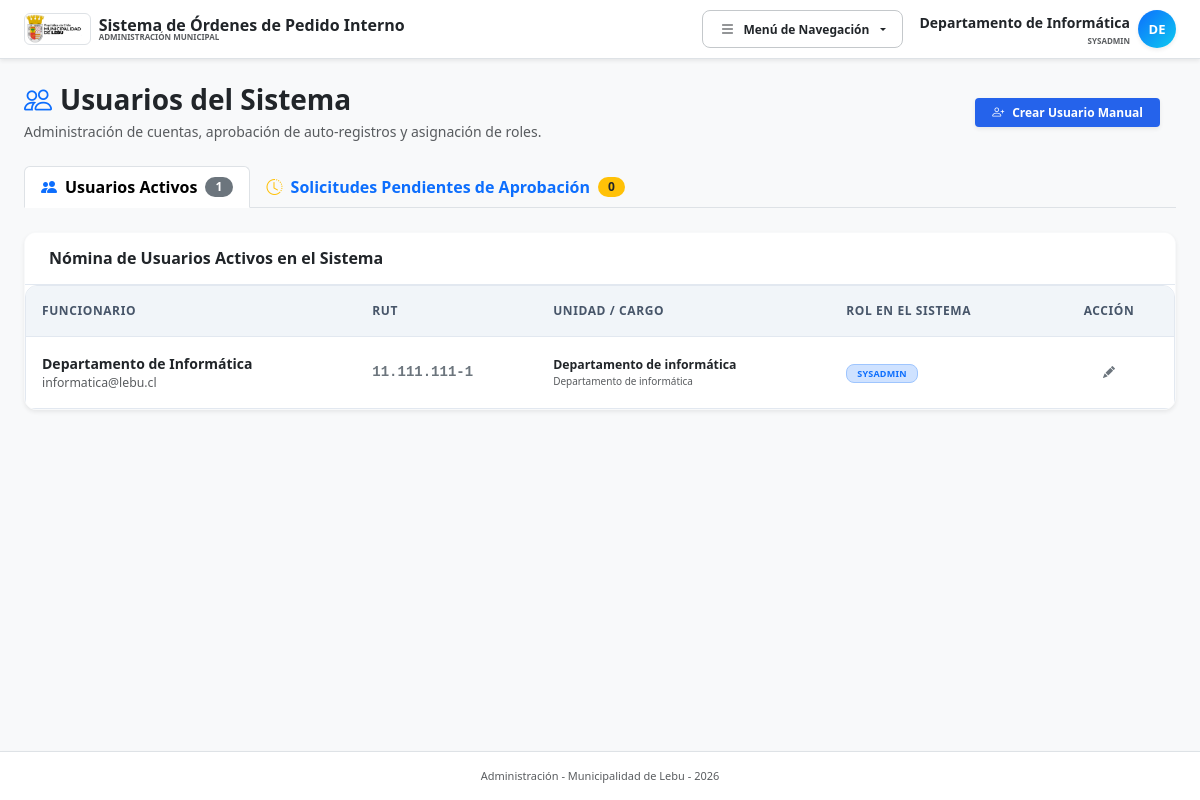
/usuarios.php (signed in), run on an earlier commit of the app's database.
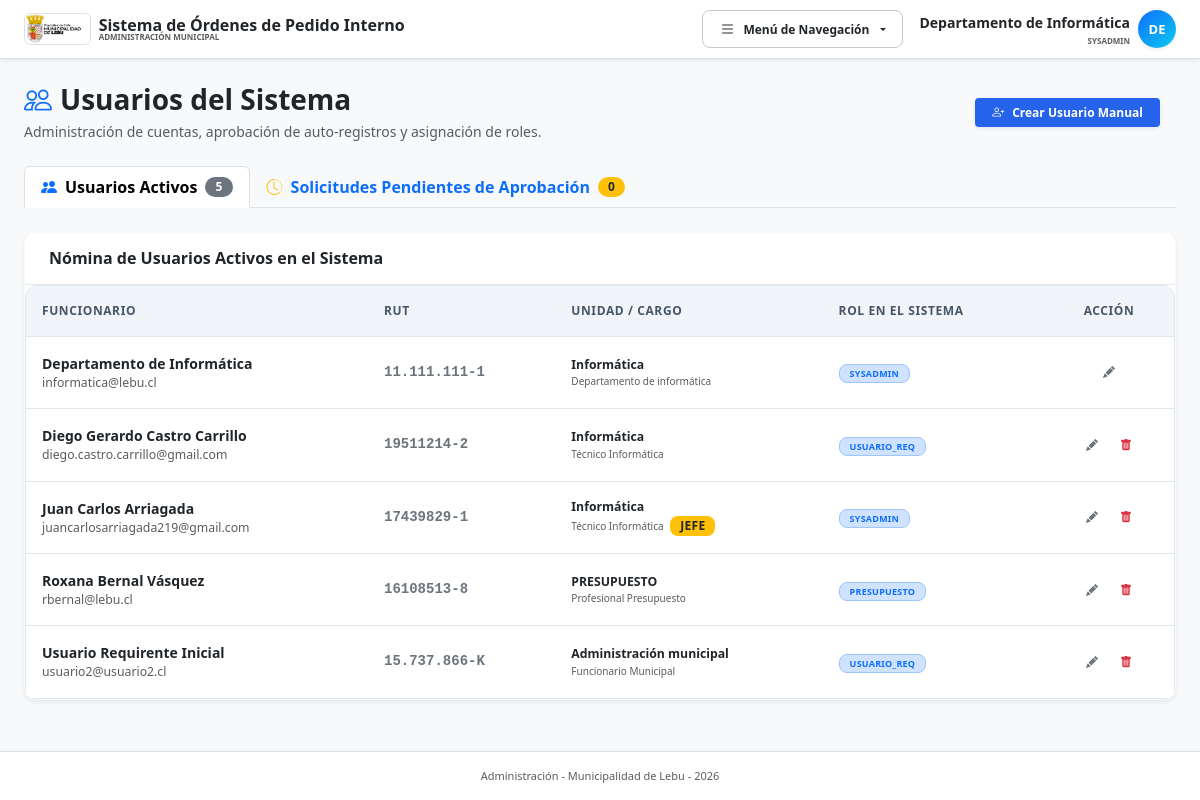
And on a later commit of the database.
### tables this page shows
CREATE TABLE `usuarios` (
  `id` int NOT NULL AUTO_INCREMENT,
  `unidad_id` int NOT NULL,
  `rol_id` int NOT NULL,
  `rut` varchar(12) NOT NULL,
  `nombre_completo` varchar(150) NOT NULL,
  `email` varchar(150) NOT NULL,
  `password_hash` varchar(255) DEFAULT NULL,
  `es_jefe_unidad` tinyint(1) DEFAULT '0',
  `activo` tinyint(1) DEFAULT '1',
  `cargo` varchar(150) DEFAULT NULL,
  `token_verificacion` varchar(100) DEFAULT NULL,
  `email_verificado` tinyint(1) NOT NULL DEFAULT '0',
  `estado_aprobacion` enum('APROBADO','PENDIENTE_VERIFICACION','PENDIENTE_APROBACION','RECHAZADO') NOT NULL DEFAULT 'APROBADO',
  `fecha_registro` datetime NOT NULL DEFAULT CURRENT_TIMESTAMP,
  PRIMARY KEY (`id`),
  UNIQUE KEY `uk_usuarios_rut` (`rut`),
  UNIQUE KEY `uk_usuarios_email` (`email`),
  KEY `fk_usuarios_unidad` (`unidad_id`),
  KEY `fk_usuarios_rol` (`rol_id`),
  CONSTRAINT `fk_usuarios_rol` FOREIGN KEY (`rol_id`) REFERENCES `roles` (`id`) ON DELETE RESTRICT,
  CONSTRAINT `fk_usuarios_unidad` FOREIGN KEY (`unidad_id`) REFERENCES `unidades` (`id`) ON DELETE RESTRICT
);

CREATE TABLE `unidades` (
  `id` int NOT NULL AUTO_INCREMENT,
  `nombre` varchar(150) NOT NULL,
  `padre_id` int DEFAULT NULL,
  `centro_costo_id` int DEFAULT NULL,
  `jefe_actual_id` int DEFAULT NULL,
  PRIMARY KEY (`id`),
  KEY `fk_unidades_padre` (`padre_id`),
  KEY `fk_unidades_cc` (`centro_costo_id`),
  CONSTRAINT `fk_unidades_cc` FOREIGN KEY (`centro_costo_id`) REFERENCES `centros_costo` (`id`) ON DELETE SET NULL,
  CONSTRAINT `fk_unidades_padre` FOREIGN KEY (`padre_id`) REFERENCES `unidades` (`id`) ON DELETE SET NULL
);

CREATE TABLE `roles` (
  `id` int NOT NULL AUTO_INCREMENT,
  `nombre` varchar(50) NOT NULL,
  `descripcion` varchar(255) DEFAULT NULL,
  PRIMARY KEY (`id`)
);

### usuarios.php (the view, shortened to what this page needs)
<?php
require_once __DIR__ . '/config.php';
$accion = $_GET['action'] ?? 'listar';
$usuarios = $pdo->query("
    SELECT u.*, r.nombre as rol_nombre, d.nombre as unidad_nombre
    FROM usuarios u
    JOIN roles r ON u.rol_id = r.id
    JOIN unidades d ON u.unidad_id = d.id
    WHERE u.activo = 1 AND u.estado_aprobacion = 'APROBADO'
    ORDER BY u.nombre_completo ASC
")->fetchAll();
$pendientes_aprobacion = $pdo->query("
    SELECT u.*, d.nombre as unidad_nombre
    FROM usuarios u
    LEFT JOIN unidades d ON u.unidad_id = d.id
    WHERE u.estado_aprobacion = 'PENDIENTE_APROBACION'
    ORDER BY u.fecha_registro DESC
")->fetchAll();
$count_pendientes = count($pendientes_aprobacion);
$tab_activa = $_GET['tab'] ?? ($count_pendientes > 0 && !isset($_GET['action']) ? 'pendientes' : 'activos');
?>
<!DOCTYPE html>
<html lang="es">
<head>
    <?php
    include __DIR__ . '/head.php';
    ?>
</head>
<body class="bg-light text-slate-800 font-sans d-flex flex-column min-vh-100">
    <?php include __DIR__ . '/nav.php'; ?>
    <div class="container mt-4 px-3 px-md-4">
        <div class="row align-items-center mb-4 g-3">
            <div class="col-12 col-md">
                <h1 class="h3 fw-bold text-dark mb-1 d-flex align-items-center gap-2">
                    <i class="bi bi-people text-primary"></i>
                    Usuarios del Sistema
                </h1>
                <p class="text-muted small mb-0">Administración de cuentas, aprobación de auto-registros y asignación de roles.</p>
            </div>
            <div class="col-12 col-md-auto text-start text-md-end">
                <a href="usuarios.php?action=create" class="btn btn-primary btn-sm fw-bold px-3 shadow-sm d-flex align-items-center gap-1.5">
                    <i class="bi bi-person-plus"></i> Crear Usuario Manual
                </a>
            </div>
        </div>
        <?php if ($accion === 'listar'): ?>
            <ul class="nav nav-tabs border-bottom mb-4" id="usersTabs" role="tablist">
                <li class="nav-item" role="presentation">
                    <a class="nav-link fw-bold d-flex align-items-center gap-2 py-2.5 px-3 <?= $tab_activa === 'activos' ? 'active' : '' ?>" href="?tab=activos">
                        <i class="bi bi-people-fill text-primary"></i>
                        <span>Usuarios Activos</span>
                        <span class="badge bg-secondary rounded-pill"><?= count($usuarios) ?></span>
                    </a>
                </li>
                <li class="nav-item" role="presentation">
                    <a class="nav-link fw-bold d-flex align-items-center gap-2 py-2.5 px-3 <?= $tab_activa === 'pendientes' ? 'active' : '' ?>" href="?tab=pendientes">
                        <i class="bi bi-clock-history text-warning"></i>
                        <span>Solicitudes Pendientes de Aprobación</span>
                        <span class="badge bg-warning text-dark rounded-pill"><?= $count_pendientes ?></span>
                    </a>
                </li>
            </ul>
            <div class="tab-content" id="usersTabsContent">
                <?php if ($tab_activa === 'activos'): ?>
                    <div class="card shadow-sm border-light">
                        <div class="card-header bg-white py-3">
                            <h6 class="fw-bold mb-0 text-dark">Nómina de Usuarios Activos en el Sistema</h6>
                        </div>
                        <div class="table-responsive rounded-bottom">
                            <table class="table table-hover align-middle mb-0">
                                <thead class="table-light text-uppercase small" style="font-size: 10px;">
                                    <tr>
                                        <th class="p-3">Funcionario</th>
                                        <th class="p-3">RUT</th>
                                        <th class="p-3">Unidad / Cargo</th>
                                        <th class="p-3">Rol en el Sistema</th>
                                        <th class="p-3 text-center" style="width: 130px;">Acción</th>
                                    </tr>
                                </thead>
                                <tbody>
                                    <?php if(empty($usuarios)): ?>
                                        <tr>
                                            <td colspan="5" class="p-4 text-center text-muted">No existen usuarios registrados.</td>
                                        </tr>
                                    <?php else: ?>
                                        <?php foreach($usuarios as $u): ?>
                                            <tr>
                                                <td class="p-3">
                                                    <div class="fw-bold text-dark"><?= htmlspecialchars($u['nombre_completo']) ?></div>
                                                    <div class="text-muted small"><?= htmlspecialchars($u['email']) ?></div>
                                                </td>
                                                <td class="p-3 font-monospace fw-bold text-secondary"><?= htmlspecialchars($u['rut']) ?></td>
                                                <td class="p-3">
                                                    <div class="fw-semibold text-dark small"><?= htmlspecialchars($u['unidad_nombre']) ?></div>
                                                    <div class="text-muted" style="font-size: 10px;"><?= htmlspecialchars($u['cargo']) ?> <?= $u['es_jefe_unidad'] ? '<span class="badge bg-warning text-dark ms-1">JEFE</span>' : '' ?></div>
                                                </td>
                                                <td class="p-3">
                                                    <span class="badge bg-primary-subtle text-primary border border-primary-subtle px-2.5 py-1 text-uppercase" style="font-size: 9px;">
                                                        <?= htmlspecialchars($u['rol_nombre']) ?>
                                                    </span>
                                                </td>
                                                <td class="p-3 text-center">
                                                    <div class="d-flex justify-content-center gap-1">
                                                        <a href="usuarios.php?action=edit&id=<?= $u['id'] ?>" class="btn btn-outline-secondary btn-sm px-2 py-1" title="Editar">
                                                            <i class="bi bi-pencil-fill" style="font-size: 12px;"></i>
                                                        </a>
                                                        <?php if ($u['id'] != $_SESSION['user_id']): ?>
                                                            <form method="POST" action="usuarios.php" onsubmit="return confirm('¿Confirma desactivar a este usuario?')">
                                                                <button type="submit" class="btn btn-outline-danger btn-sm px-2 py-1" title="Desactivar">
                                                                    <i class="bi bi-trash-fill" style="font-size: 12px;"></i>
                                                                </button>
                                                            </form>
                                                        <?php endif; ?>
                                                    </div>
                                                </td>
                                            </tr>
                                        <?php endforeach; ?>
                                    <?php endif; ?>
                                </tbody>
                            </table>
                        </div>
                    </div>
                <?php endif; ?>
            </div>
        <?php endif; ?>
    </div>
<?php include __DIR__ . '/footer.php'; ?>
</body>
</html>

### head.php (shortened to what this page needs)
<link href="https://cdn.jsdelivr.net/npm/bootstrap@5.3.3/dist/css/bootstrap.min.css" rel="stylesheet">
<link rel="stylesheet" href="https://cdn.jsdelivr.net/npm/bootstrap-icons@1.11.3/font/bootstrap-icons.min.css">
<link rel="stylesheet" href="css/style.css">

### nav.php (shortened to what this page needs)
<?php
$rol = $_SESSION['user_rol'] ?? '';
$user_name = $_SESSION['user_name'] ?? 'Usuario';
?>
<nav class="navbar navbar-expand-lg navbar-light bg-white border-bottom shadow-sm py-2">
    <div class="container-fluid px-4">
        <a class="navbar-brand d-flex align-items-center gap-2" href="index.php">
            <img src="logo.png" alt="Logo" class="h-8 w-auto object-contain bg-white rounded p-0.5 border" style="height: 32px;">
            <div class="lh-1 d-none d-sm-block text-start">
                <span class="fs-6 fw-bold text-dark d-block">Sistema de Órdenes de Pedido Interno</span>
                <span class="text-muted d-block text-uppercase tracking-wider" style="font-size: 8px; font-weight: 800;">ADMINISTRACIÓN MUNICIPAL</span>
            </div>
        </a>
        <div class="d-flex align-items-center gap-2 ms-auto">
            <div class="dropdown me-2">
                <button class="btn btn-outline-secondary btn-sm fw-bold dropdown-toggle d-flex align-items-center gap-1.5 px-3 py-2 rounded-3 text-dark border-secondary-subtle" type="button" id="dropdownNavMenu" data-bs-toggle="dropdown" aria-expanded="false">
                    <i class="bi bi-list fs-6"></i>
                    <span class="d-none d-md-inline">Menú de Navegación</span>
                </button>
            </div>
            <div class="d-flex align-items-center gap-2">
                <div class="d-none d-md-flex flex-column align-items-end lh-1">
                    <span class="text-sm fw-bold text-dark"><?= htmlspecialchars($user_name) ?></span>
                    <?php if ($_SESSION['es_subrogante'] ?? false): ?>
                        <span class="text-warning text-uppercase mt-1 fw-bold" style="font-size: 8px;">
                            <i class="bi bi-person-exclamation me-0.5"></i> Suplente de: <?= htmlspecialchars($_SESSION['subrogado_nombre']) ?>
                        </span>
                    <?php else: ?>
                        <span class="text-muted text-uppercase mt-1" style="font-size: 8px; font-weight: 800;"><?= htmlspecialchars($rol === 'SYSADMIN' ? 'SYSADMIN' : $rol) ?></span>
                    <?php endif; ?>
                </div>
                <div class="dropdown">
                    <button class="btn p-0 border-0 d-flex align-items-center justify-content-center text-white rounded-circle shadow-sm" type="button" id="dropdownUserAvatar" data-bs-toggle="dropdown" aria-expanded="false" style="width: 38px; height: 38px; font-weight: 800; font-size: 13px; background: linear-gradient(135deg, #0d6efd, #0dcaf0);">
                        <?= strtoupper(substr($user_name, 0, 2)) ?>
                    </button>
                </div>
            </div>
        </div>
    </div>
</nav>

### footer.php (shortened to what this page needs)
<footer class="footer mt-auto py-3 bg-white border-top text-center shadow-sm">
    <div class="container-fluid px-4">
        <p class="text-muted small mb-0" style="font-size: 11px; font-weight: 500;">
            Administración - Municipalidad de Lebu - <?= date('Y') ?>
        </p>
    </div>
</footer>

What changed in the data, as far as the page shows it:
changed through a linked row, usuarios "Departamento de Informática": unidad.nombre "Departamento de informática" → "Informática"
added usuarios: nombre_completo "Diego Gerardo Castro Carrillo", email "diego.castro.carrillo@gmail.com", rut "19511214-2", unidad.nombre "Informática", cargo "Técnico Informática", rol.nombre "USUARIO_REQ"
added usuarios: nombre_completo "Juan Carlos Arriagada", email "juancarlosarriagada219@gmail.com", rut "17439829-1", unidad.nombre "Informática", cargo "Técnico Informática", es_jefe_unidad "JEFE", rol.nombre "SYSADMIN"
added usuarios: nombre_completo "Roxana Bernal Vásquez", email "rbernal@lebu.cl", rut "16108513-8", unidad.nombre "PRESUPUESTO", cargo "Profesional Presupuesto", rol.nombre "PRESUPUESTO"
added usuarios: nombre_completo "Usuario Requirente Inicial", email "usuario2@usuario2.cl", rut "15.737.866-K", unidad.nombre "Administración municipal", cargo "Funcionario Municipal", rol.nombre "USUARIO_REQ"
Also different on the page:
count($usuarios): "1" → "5"
